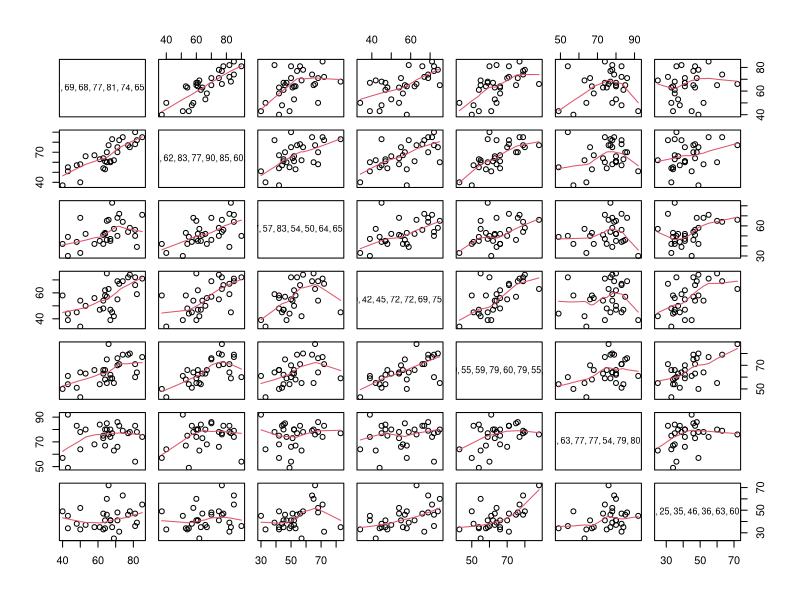
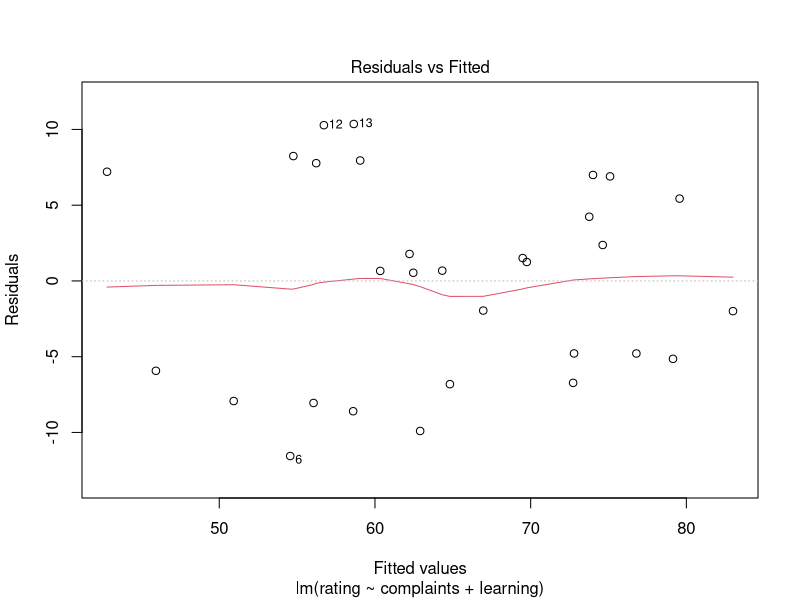
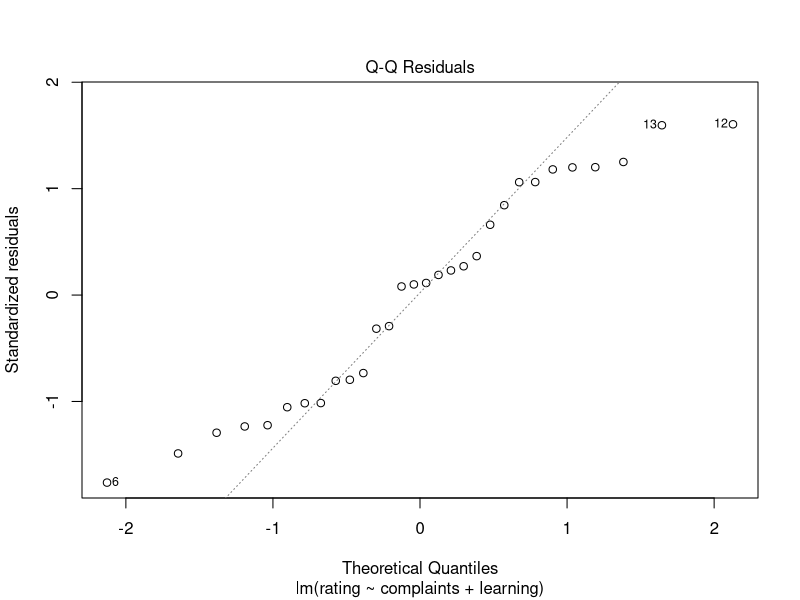
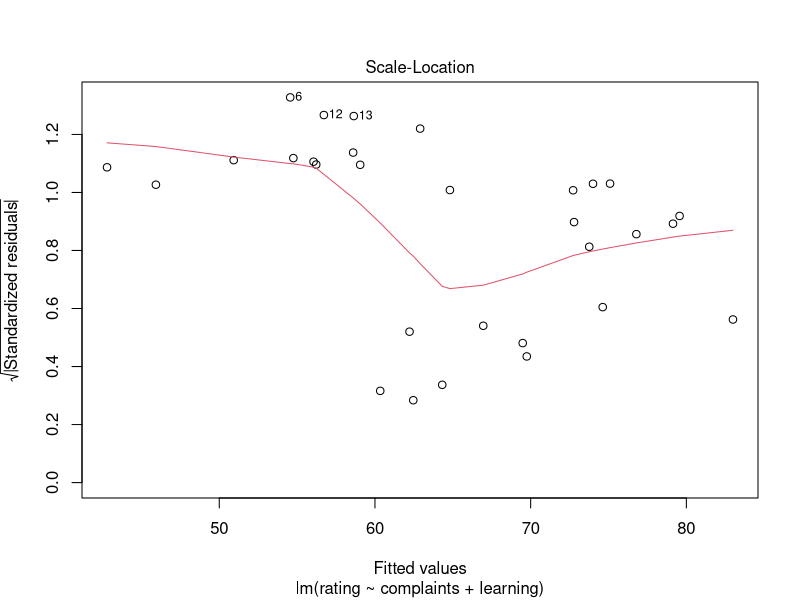
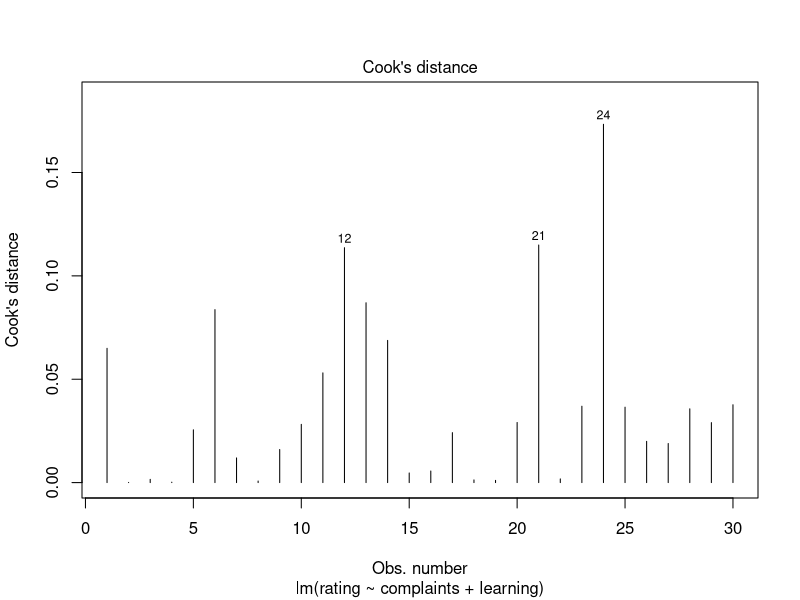

These figures' R source, in order:
library('forecast')
data(attitude)
attitude[1,]
round(cor(attitude),2)
pairs(attitude,panel=panel.smooth,attitude)
lm1<-lm(rating ~ ., data = attitude)
summary(lm1)
lm2<-step(lm1)
summary(lm2)
plot(lm2,which = 1:4)

#jp http://www1.doshisha.ac.jp/~mjin/R/14.html の末尾の回帰診断図実現する。
#https://stat.ethz.ch/R-manual/R-patched/library/stats/html/plot.lm.html にある、
#plotのcook’s distanceの記述より、plotに適切なオプション（which = 1:4）を付与する
#ということがわかる（## Cook‘s distances instead of Residual-Leverage plotの条）。
#En execute and realize above url's regression diagnostic on Azure Machine Learning
#then, I see Cook's distance not in the output plot, so finally plot's argument
# "which = 1:4" make Azure to output diagnostic graphics plot.
